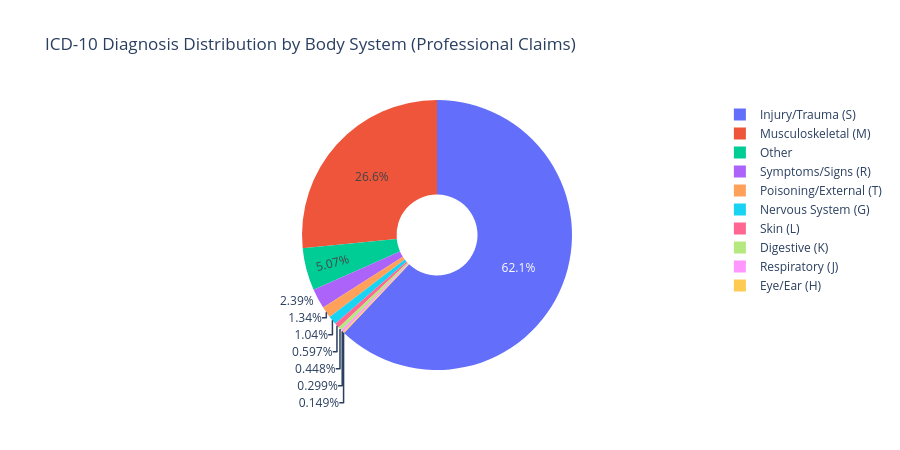

The code cell stored with this chart in its notebook:
### Code cell
# ICD-10 diagnosis chapter grouping — what body systems are injured?
icd10_dx = prof_headers[prof_headers['dx1'].str.match(r'^[A-Z]', na=False)].copy()
icd10_dx['chapter'] = icd10_dx['dx1'].str[0]

chapter_map = {
    'S': 'Injury/Trauma (S)',
    'M': 'Musculoskeletal (M)',
    'T': 'Poisoning/External (T)',
    'G': 'Nervous System (G)',
    'R': 'Symptoms/Signs (R)',
    'H': 'Eye/Ear (H)',
    'K': 'Digestive (K)',
    'J': 'Respiratory (J)',
    'L': 'Skin (L)',
}
icd10_dx['chapter_label'] = icd10_dx['chapter'].map(chapter_map).fillna('Other')

chapter_counts = icd10_dx['chapter_label'].value_counts().reset_index()
chapter_counts.columns = ['chapter', 'count']

fig = px.pie(chapter_counts, values='count', names='chapter',
             title='ICD-10 Diagnosis Distribution by Body System (Professional Claims)',
             hole=0.3)
fig.update_layout(height=450)
fig.show()

### Figure 1 — Plotly figure (JSON) as saved in the notebook; plotly's stock layout.template omitted (floating-point values rounded to 4 significant figures)
{"data": [{"domain": {"x": [0, 1], "y": [0, 1]}, "hole": 0.3, "hovertemplate": "chapter=%{label}<br>count=%{value}<extra></extra>", "labels": ["Injury/Trauma (S)", "Musculoskeletal (M)", "Other", "Symptoms/Signs (R)", "Poisoning/External (T)", "Nervous System (G)", "Skin (L)", "Digestive (K)", "Respiratory (J)", "Eye/Ear (H)"], "legendgroup": "", "name": "", "showlegend": true, "type": "pie", "values": [416, 178, 34, 16, 9, 7, 4, 3, 2, 1]}], "layout": {"height": 450, "legend": {"tracegroupgap": 0}, "title": {"text": "ICD-10 Diagnosis Distribution by Body System (Professional Claims)"}}}
